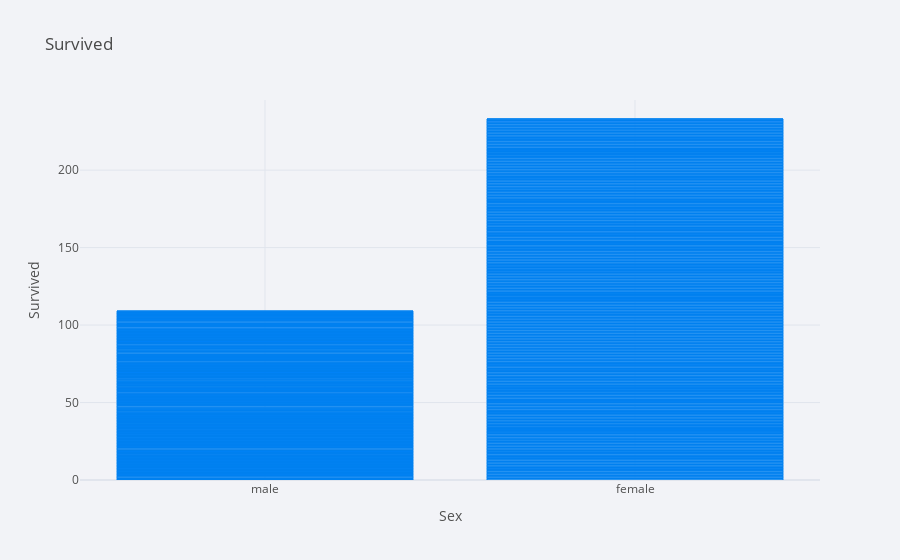

Notebook code for this chart:
### Code cell
titanic.iplot(kind='bar', x='sex', y='survived', title='Survived', xTitle='Sex', yTitle='Survived')

### Figure 1 — Plotly figure (JSON) as saved in the notebook; plotly's stock layout.template omitted (floating-point values rounded to 4 significant figures; data arrays with more than 128 entries replaced by an {"elided": "..."} marker saying what was removed)
{"data": [{"marker": {"color": "rgba(0, 128, 240, 0.6)", "line": {"color": "rgba(0, 128, 240, 1.0)", "width": 1}}, "name": "survived", "orientation": "v", "text": "", "type": "bar", "x": {"elided": "891 str values"}, "y": {"elided": "891 int values"}}], "layout": {"legend": {"bgcolor": "#F2F3F7", "font": {"color": "#505050"}}, "paper_bgcolor": "#F2F3F7", "plot_bgcolor": "#F2F3F7", "title": {"font": {"color": "#484848"}, "text": "Survived"}, "xaxis": {"gridcolor": "#E1E5ED", "showgrid": true, "tickfont": {"color": "#505050"}, "title": {"font": {"color": "#505050"}, "text": "Sex"}, "zerolinecolor": "#E1E5ED"}, "yaxis": {"gridcolor": "#E1E5ED", "showgrid": true, "tickfont": {"color": "#505050"}, "title": {"font": {"color": "#505050"}, "text": "Survived"}, "zerolinecolor": "#E1E5ED"}}}
